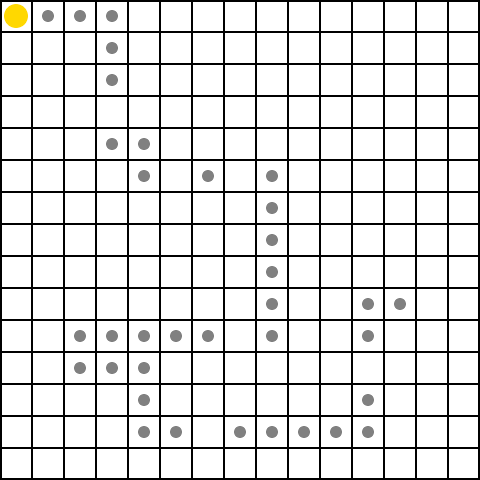

Below is a game level as drawn by its tile map, then a one-line description and the .tmx that defines it (tile-layer data replaced by summaries):
An orthogonal 15x15 tile map with 32x32 px tiles, 3 tile layers (Ground, Food, Rat).

<map version="1.0" tiledversion="1.0.3" orientation="orthogonal" renderorder="left-down" width="15" height="15" tilewidth="32" tileheight="32" nextobjectid="1">
 <tileset firstgid="1" source="../images/Tsx/Ground.tsx" />
 <layer name="Ground" width="15" height="15">
  <data>[225 cells, 225 non-empty, 9 distinct tile ids]</data>
 </layer>
 <layer name="Food" width="15" height="15">
  <data>[225 cells, 225 non-empty, 2 distinct tile ids]</data>
 </layer>
 <layer name="Rat" width="15" height="15">
  <data>[225 cells, 225 non-empty, 2 distinct tile ids]</data>
 </layer>
</map>